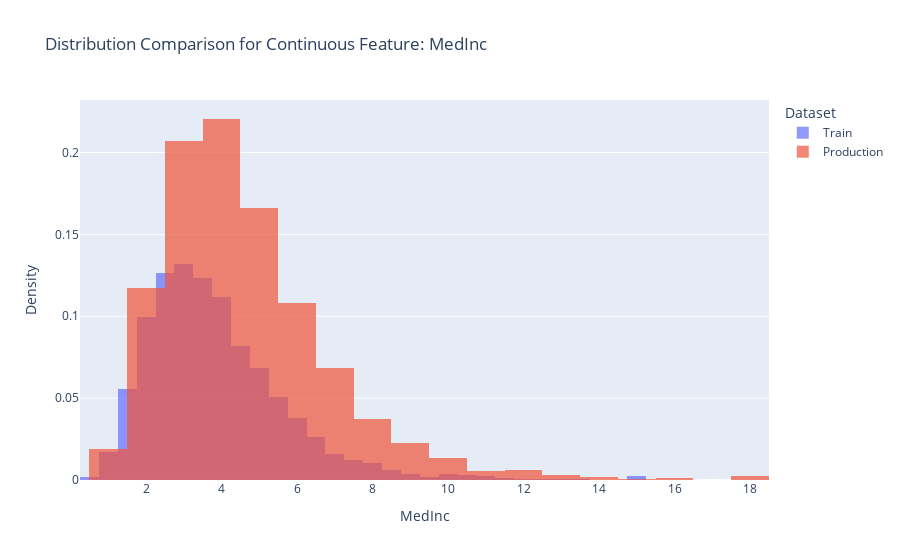
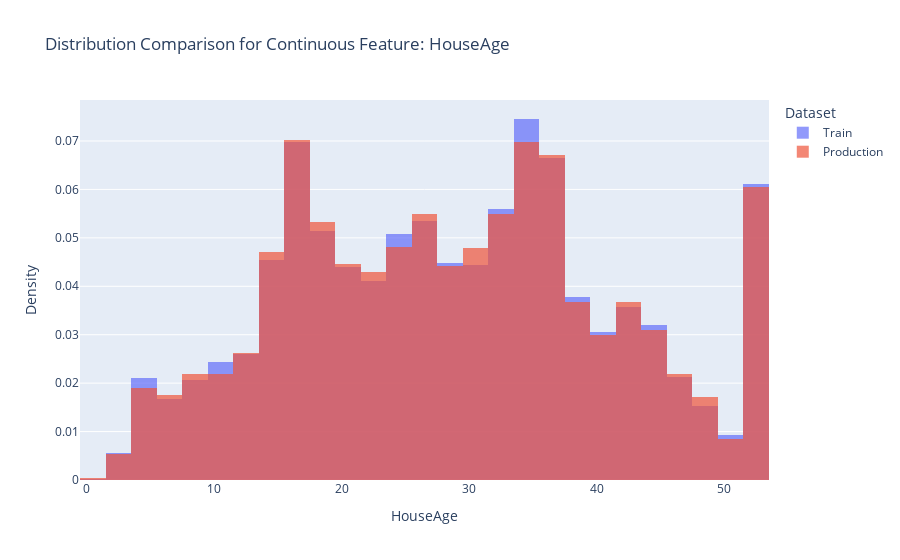
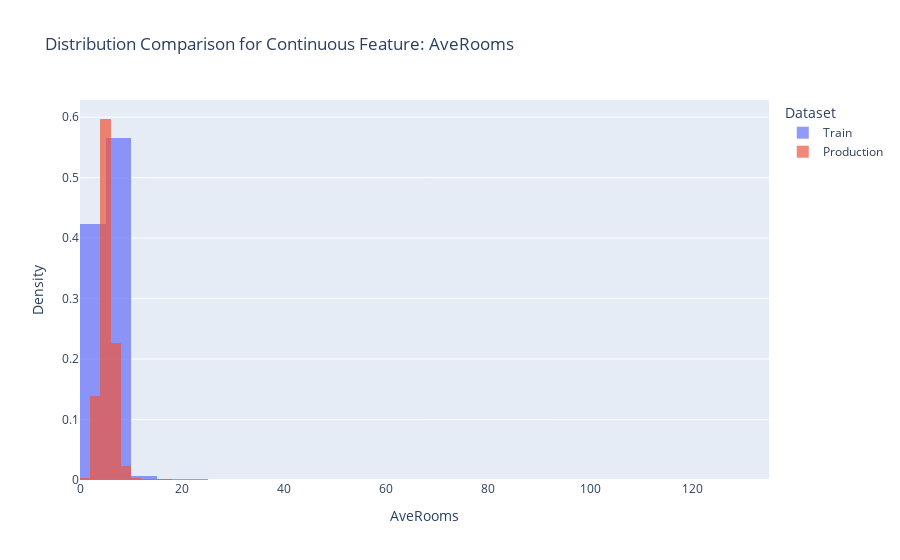
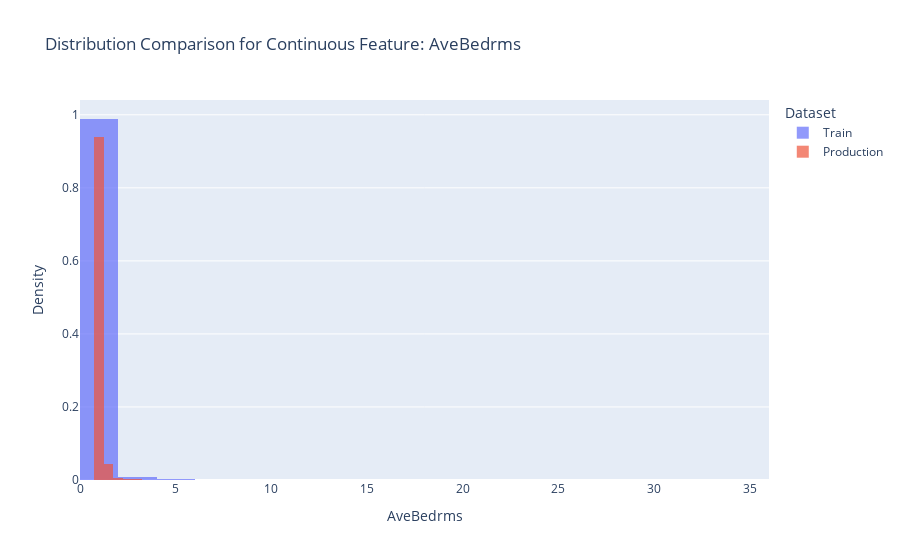

These figures' notebook cell, in order:
### Code cell
# Charger le dataset California Housing
data = fetch_california_housing(as_frame=True)
df = data['frame']

# Simuler des données de production en ajoutant un drift artificiel
train_data = df.sample(frac=0.7, random_state=42)  # 70% pour l'entraînement
prod_data = df.sample(frac=0.3, random_state=24)   # 30% pour la production

# Introduire un drift artificiel sur la variable 'MedInc'
prod_data['MedInc'] *= 1.2
prod_data['AveOccup'] *= 1.2

# Noms des features continues
feature_names = data['feature_names']  # Toutes les colonnes sont continues dans ce dataset

# Détecter le data drift
drift_results = detect_continuous_data_drift(train_data, prod_data, feature_names, histogram=True)

### Figure 1 — Plotly figure (JSON) as saved in the notebook; plotly's stock layout.template omitted (floating-point values rounded to 4 significant figures; data arrays with more than 128 entries replaced by an {"elided": "..."} marker saying what was removed)
{"data": [{"histnorm": "probability", "name": "Train", "nbinsx": 30, "opacity": 0.7, "type": "histogram", "x": {"elided": "14448 float values"}}, {"histnorm": "probability", "name": "Production", "nbinsx": 30, "opacity": 0.7, "type": "histogram", "x": {"elided": "6192 float values"}}], "layout": {"barmode": "overlay", "legend": {"title": {"text": "Dataset"}}, "title": {"text": "Distribution Comparison for Continuous Feature: MedInc"}, "xaxis": {"title": {"text": "MedInc"}}, "yaxis": {"title": {"text": "Density"}}}}

### Figure 2 — Plotly figure (JSON) as saved in the notebook; plotly's stock layout.template omitted (floating-point values rounded to 4 significant figures; data arrays with more than 128 entries replaced by an {"elided": "..."} marker saying what was removed)
{"data": [{"histnorm": "probability", "name": "Train", "nbinsx": 30, "opacity": 0.7, "type": "histogram", "x": {"elided": "14448 int values"}}, {"histnorm": "probability", "name": "Production", "nbinsx": 30, "opacity": 0.7, "type": "histogram", "x": {"elided": "6192 int values"}}], "layout": {"barmode": "overlay", "legend": {"title": {"text": "Dataset"}}, "title": {"text": "Distribution Comparison for Continuous Feature: HouseAge"}, "xaxis": {"title": {"text": "HouseAge"}}, "yaxis": {"title": {"text": "Density"}}}}

### Figure 3 — Plotly figure (JSON) as saved in the notebook; plotly's stock layout.template omitted (floating-point values rounded to 4 significant figures; data arrays with more than 128 entries replaced by an {"elided": "..."} marker saying what was removed)
{"data": [{"histnorm": "probability", "name": "Train", "nbinsx": 30, "opacity": 0.7, "type": "histogram", "x": {"elided": "14448 float values"}}, {"histnorm": "probability", "name": "Production", "nbinsx": 30, "opacity": 0.7, "type": "histogram", "x": {"elided": "6192 float values"}}], "layout": {"barmode": "overlay", "legend": {"title": {"text": "Dataset"}}, "title": {"text": "Distribution Comparison for Continuous Feature: AveRooms"}, "xaxis": {"title": {"text": "AveRooms"}}, "yaxis": {"title": {"text": "Density"}}}}

### Figure 4 — Plotly figure (JSON) as saved in the notebook; plotly's stock layout.template omitted (floating-point values rounded to 4 significant figures; data arrays with more than 128 entries replaced by an {"elided": "..."} marker saying what was removed)
{"data": [{"histnorm": "probability", "name": "Train", "nbinsx": 30, "opacity": 0.7, "type": "histogram", "x": {"elided": "14448 float values"}}, {"histnorm": "probability", "name": "Production", "nbinsx": 30, "opacity": 0.7, "type": "histogram", "x": {"elided": "6192 float values"}}], "layout": {"barmode": "overlay", "legend": {"title": {"text": "Dataset"}}, "title": {"text": "Distribution Comparison for Continuous Feature: AveBedrms"}, "xaxis": {"title": {"text": "AveBedrms"}}, "yaxis": {"title": {"text": "Density"}}}}
